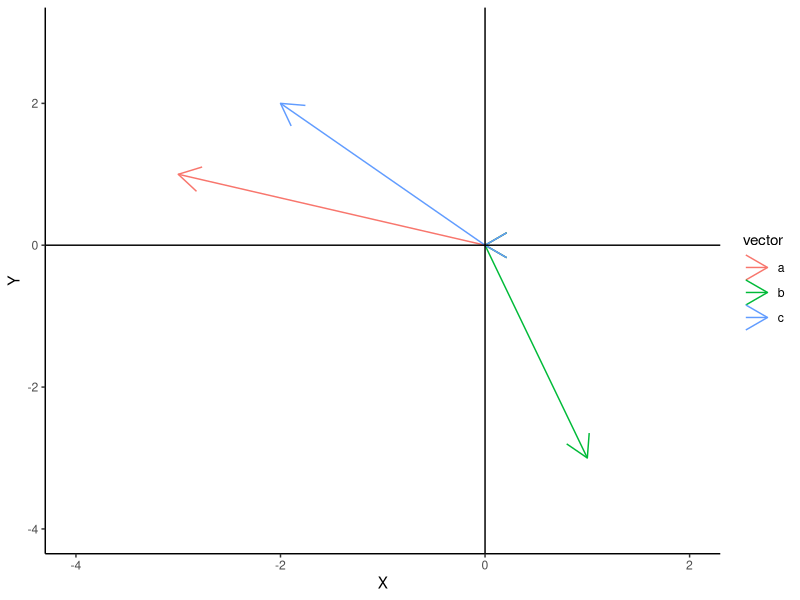

Reproduce this figure in R.
## ---- chunk 1
# Define three vectors in two dimensions
a <- c(-3, 1)
b <- c(1, -3)
c <- c(-2, 2)

# Display the vectors
a
b
c
## ---- chunk 2
# Install and load the ggplot2 package if you haven't done so before
# install.packages("ggplot2")
library(ggplot2)

# Create a dataframe with vector data
data <- data.frame(
  x = c(0, a[1], 0, b[1], 0, c[1]),
  y = c(0, a[2], 0, b[2], 0, c[2]),
  vector = rep(c("a", "b", "c"), each = 2)
)

# Create the scatter plot with ggplot2
ggplot(data, aes(x, y)) +
  geom_segment(aes(x = 0, y = 0, xend = x, yend = y, color = vector), arrow = arrow()) +
  geom_vline(xintercept = 0) +
  geom_hline(yintercept = 0) +
  xlim(c(min(data$x) - 1, max(data$x) + 1)) +
  ylim(c(min(data$y) - 1, max(data$y) + 1)) +
  labs(x = "X", y = "Y") +
  theme_classic()
## ---- chunk 3
# Define two vectors in fourth dimensions
x <- c(30, 20, 40, 10)
y <- c(20, 15, 18, 40)
## ---- chunk 4
x + y
## ---- chunk 5
x + c(10, 10)
## ---- chunk 6
10 * x
## ---- chunk 7
x %*% y
## ---- chunk 8
class(x %*% y)
## ---- chunk 9
as.numeric(x %*% y)
## ---- chunk 10
sqrt(x %*% x)
## ---- chunk 11
norm(as.matrix(x), type = "F")
## ---- chunk 12
r <- c(3, -4, 0)
s <- c(10, 5, -6)

r %*% s / sqrt(r %*% r)
## ---- chunk 13
r %*% s / norm(as.matrix(r), type = "F")
## ---- chunk 14
# Define a matrix
m <- c(7, -6, 12, 8)
m <- matrix(m, nrow = 2, byrow = TRUE)
m
## ---- chunk 15
# Matrix multiplication by a vector
v <- c(5, 6)
m %*% v
## ---- chunk 16
# A matrix of 2 x 3
A <- matrix(c(1, 2, 3, 4, 0, 1), nrow = 2, byrow = TRUE)
A

# A matrix of 3 x 3
B <- matrix(c(1, 1, 0, 0, 1, 1, 1, 0, 1), nrow = 3, byrow = TRUE)
B

# Matrix multiplication
A %*% B
## ---- chunk 17
# Matrix multiplication by a scalar
100 * A
## ---- chunk 18
# A matrix of 3 x 3
C <- matrix(c(1, 0, 1, -2, -3, 1, 3, 3, 0), nrow = 3, byrow = TRUE)
C

# Rank of matrix C
qr(C)$rank

# A matrix of 2 x 4 
D <- matrix(c(1, 1, 0, 2, -1, -1, 0, -2), nrow = 2, byrow = TRUE)
D

# Rank of matrix D
qr(D)$rank
## ---- chunk 19
set.seed(9)
# A matrix of 4 x 4 
E <- matrix(
  round(runif(16, min = 1, max = 30), 0), 
  nrow = 4, byrow = TRUE
)
E

# Inverse of matrix E
E_i <- solve(E)
E_i
## ---- chunk 20
# Coefficient matrix
C <- matrix(c(1, 1, 1, 3, 2, 1, 2, 1, 2), nrow = 3, byrow = TRUE)
C

# Constant vector 
r <- c(15, 28, 23)
r
## ---- chunk 21
# Coefficient matrix inverse
C_inv <- solve(C)
C_inv
## ---- chunk 22
# Solution
s <- C_inv %*% r
s
## ---- chunk 23
C
det(C)
## ---- chunk 24
C
t(C)
## ---- chunk 25
# Identity matrix of 2 x 2
diag(2)

# Identity matrix of 4 x 4
diag(4)
## ---- chunk 26
# A matrix of 2 x 2
A <- matrix(c(3, 4, 0, 5), nrow = 2, byrow = TRUE)
A

# eigen function
A_ei <- eigen(A)

# eigenvalues
A_lmd <- A_ei$values
A_lmd

# eigenvectors
A_ev <- A_ei$vectors
A_ev
## ---- chunk 27
A_ev %*% diag(A_lmd) %*% solve(A_ev)
## ---- chunk 28
#install.packages("pracma")
library(pracma)

# A matrix of 3 x 3
A <- matrix(c(2, -2, 18, 2, 1, 0, 1, 2, 0), nrow = 3, byrow = TRUE)
A

# gramSchmidt function
A_gs <- gramSchmidt(A)

# Orthogonalized matrix
A_gs$Q

# Upper triangular matrix 
A_gs$R
## ---- chunk 29
A_gs$Q %*% A_gs$R
## ---- chunk 30
# Data
set.seed(5)
y <- runif(100, min = 10, max = 35)

# mean function
mean(y)
## ---- chunk 31
# Sample size
yl <- length(y) 

# Vector of ones of the same length as y
v1 <- rep(1, yl)

# Calculation of the mean
y_mean <- v1 %*% y / yl
y_mean
## ---- chunk 32
# var function
var(y)
## ---- chunk 33
# Differences between the data and the sample mean
r <- y - as.numeric(y_mean)

# Calculation of the variance
r %*% r / (yl - 1)
